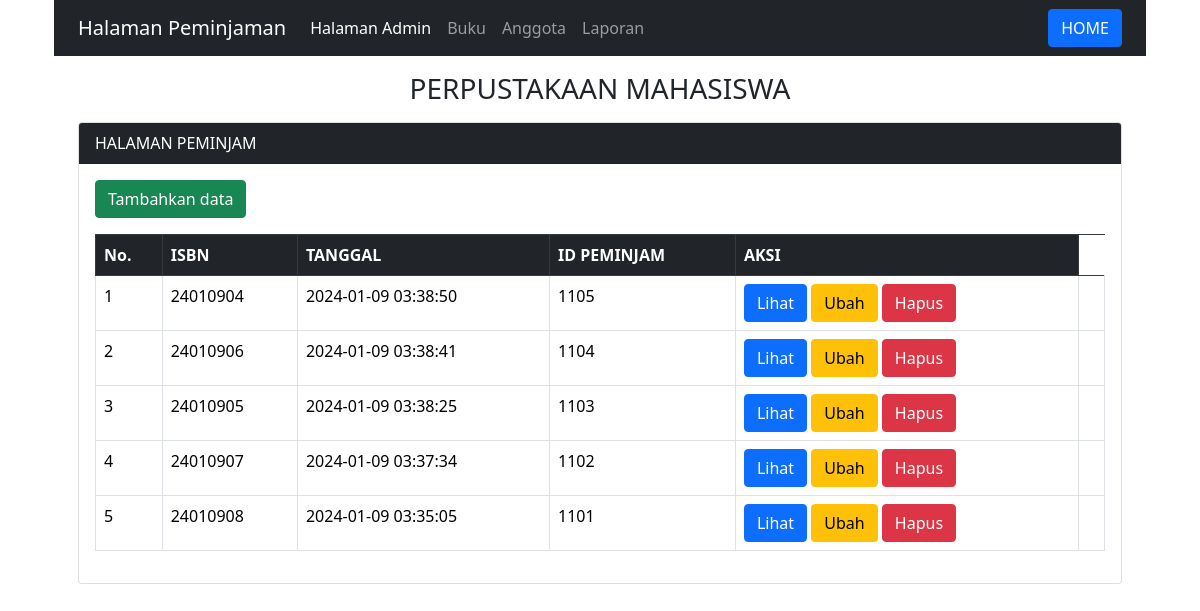
Screenshot of /admin/peminjaman.php with the database file from the repository.
### tables this page shows
CREATE TABLE IF NOT EXISTS `peminjaman` (
  `ISBN` int(11) DEFAULT NULL,
  `tanggal` datetime DEFAULT NULL,
  `id_peminjam` int(11) NOT NULL,
  PRIMARY KEY (`id_peminjam`),
  KEY `isbn` (`ISBN`),
  CONSTRAINT `id_peminjam` FOREIGN KEY (`id_peminjam`) REFERENCES `anggota` (`id_anggota`),
  CONSTRAINT `isbn` FOREIGN KEY (`ISBN`) REFERENCES `buku` (`ISBN`)
);

### admin/peminjaman.php (the view, shortened to what this page needs)
<?php
include "../halaman awal/koneksi.php";
?>
<!doctype html>
<html lang="en">
  <head>
    <link href="https://cdn.jsdelivr.net/npm/bootstrap@5.3.2/dist/css/bootstrap.min.css" rel="stylesheet">
    <link href="https://cdn.jsdelivr.net/npm/bootstrap@5.0.2/dist/css/bootstrap.min.css" rel="stylesheet">
  </head>
  <body class="container">
  <header>
    <nav class="navbar navbar-expand-lg navbar-dark bg-dark">
        <div class="container-fluid">
            <a class="navbar-brand" href="#">Halaman Peminjaman</a>
            <div class="collapse navbar-collapse" id="navbarNav">
                <ul class="navbar-nav">
                    <li class="nav-item">
                        <a class="nav-link active" aria-current="page" href="index.php">Halaman Admin</a>
                    </li>
                    <li class="nav-item">
                        <a class="nav-link" href="buku.php">Buku</a>
                    </li>
                    <li class="nav-item">
                        <a class="nav-link" href="anggota.php">Anggota</a>
                    </li>
                    <li class="nav-item">
                        <a class="nav-link" href="laporan.php">Laporan</a>
                    </li>
                </ul>
            </div>
            <a href="../halaman awal/index.php" class="btn btn-primary">HOME</a>
        </div>
    </nav>
</header>
  <div class="container">
    <div class="mt-3">
    <h3 class="text-center">PERPUSTAKAAN MAHASISWA</h3>
    </div>
    <div class="card mt-3">
      <div class="card-header bg-dark text-white">
        HALAMAN PEMINJAM
      </div>
      <div class="card-body">
      <button type="button" class="btn btn-success mb-3" data-bs-toggle="modal" data-bs-target="#ModalTambah">
        Tambahkan data
        </button>
        <table class="table table-bordered table striped table-hover">
            <thead class="table-dark">
              <th>No.</th>
              <th>ISBN</th>
              <th>TANGGAL</th>
              <th>ID PEMINJAM</th>
              <th>AKSI</th>
          </thead>
        <?php
        if (isset($_POST['bcari'])){
          $keyword = $_POST['bcari'];
          $q = "SELECT * FROM peminjaman WHERE ISBN like '%$keyword' or id_peminjam like '%$keyword' ORDER BY id_peminjam DESC";
        }else{
          $q = "SELECT * FROM peminjaman ORDER BY id_peminjam DESC";
        }
        $no = 1;
        $tampil = mysqli_query($koneksi, $q);
        while($data = mysqli_fetch_array($tampil)):
        ?>
        <tr>
              <td><?=$no++ ?></td>
              <td><?=$data['ISBN']?></td>
              <td><?=$data['tanggal']?></td>
              <td><?=$data['id_peminjam']?></td>
              <td>
              <a href="#" class="btn btn-primary" data-bs-toggle="modal" data-bs-target="#ModalView<?= $no ?>">Lihat</a>
              <a href="#" class="btn btn-warning" data-bs-toggle="modal" data-bs-target="#ModalUbah<?= $no ?>">Ubah</a>
              <a href="#" class="btn btn-danger" data-bs-toggle="modal" data-bs-target="#ModalHapus<?= $no ?>">Hapus</a>
          <td>
          </tr>
        <?php endwhile; ?>
        </table>
</div>
  </body>
</html>

### rows the page displays
peminjaman: ISBN "24010904", tanggal "2024-01-09 03:38:50", id_peminjam "1105"
peminjaman: ISBN "24010906", tanggal "2024-01-09 03:38:41", id_peminjam "1104"
peminjaman: ISBN "24010905", tanggal "2024-01-09 03:38:25", id_peminjam "1103"
peminjaman: ISBN "24010907", tanggal "2024-01-09 03:37:34", id_peminjam "1102"
peminjaman: ISBN "24010908", tanggal "2024-01-09 03:35:05", id_peminjam "1101"
